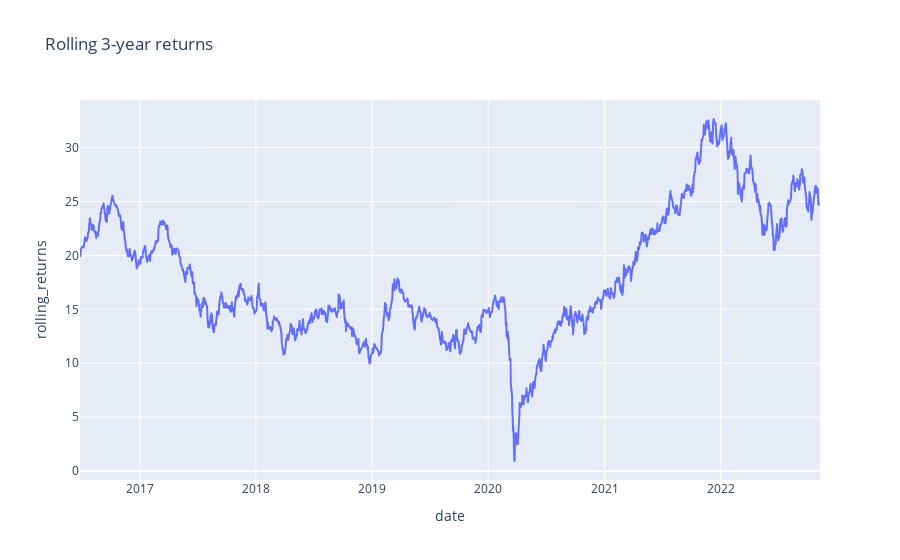

Notebook code cell kept with this figure:
### Code cell
fig = px.line(df_rr_three, x=df_rr_three.index, y="rolling_returns", title="Rolling 3-year returns")
fig.show()

### Figure 1 — Plotly figure (JSON) as saved in the notebook; plotly's stock layout.template omitted (floating-point values rounded to 4 significant figures; data arrays with more than 128 entries replaced by an {"elided": "..."} marker saying what was removed)
{"data": [{"hovertemplate": "date=%{x}<br>rolling_returns=%{y}<extra></extra>", "legendgroup": "", "line": {"color": "#636efa", "dash": "solid"}, "marker": {"symbol": "circle"}, "mode": "lines", "name": "", "showlegend": false, "x": {"elided": "1570 str values"}, "xaxis": "x", "y": {"elided": "1570 float values"}, "yaxis": "y", "type": "scattergl"}], "layout": {"xaxis": {"anchor": "y", "domain": [0.0, 1.0], "title": {"text": "date"}}, "yaxis": {"anchor": "x", "domain": [0.0, 1.0], "title": {"text": "rolling_returns"}}, "legend": {"tracegroupgap": 0}, "title": {"text": "Rolling 3-year returns"}}}
